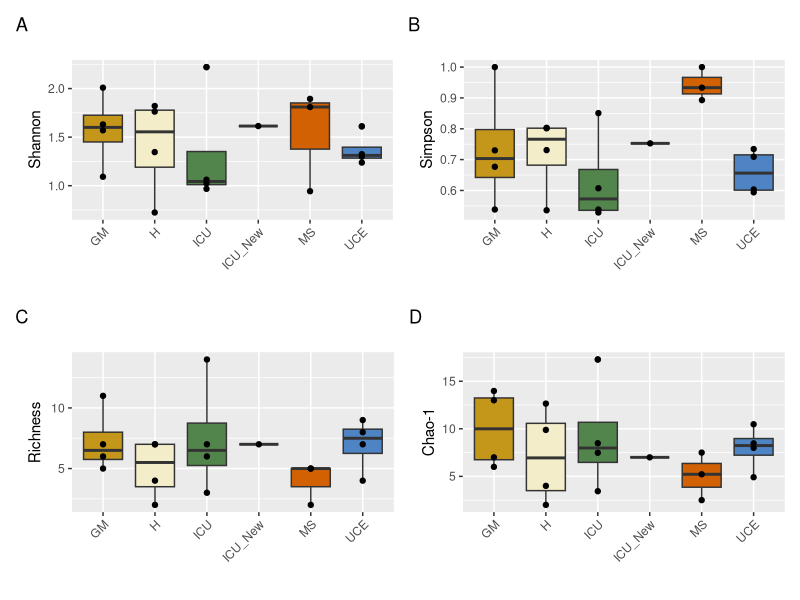
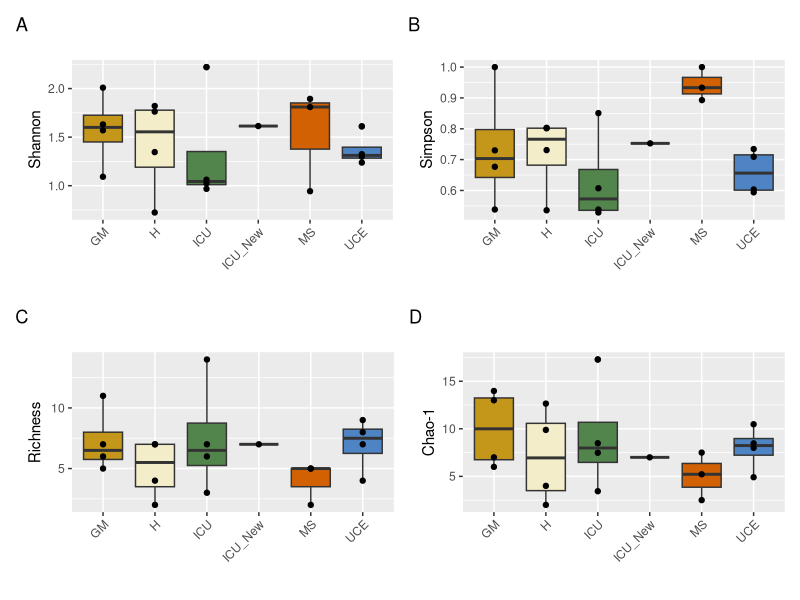
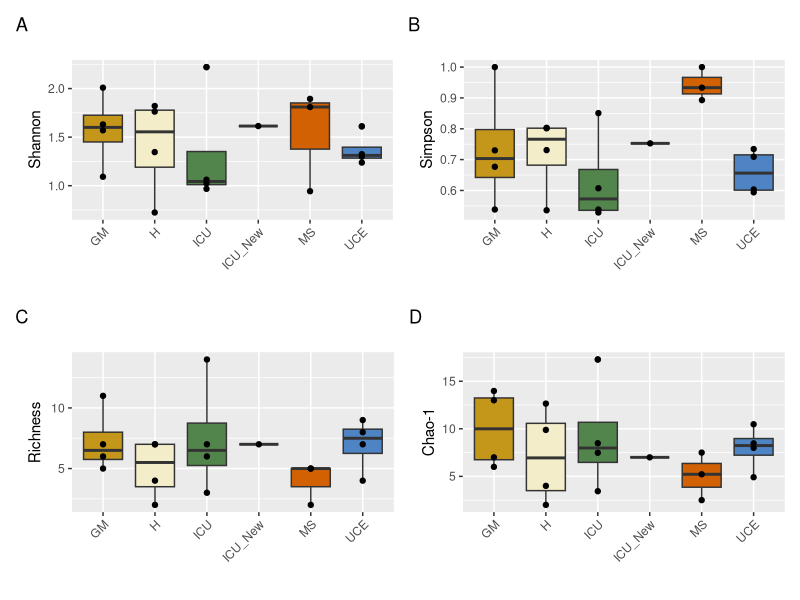
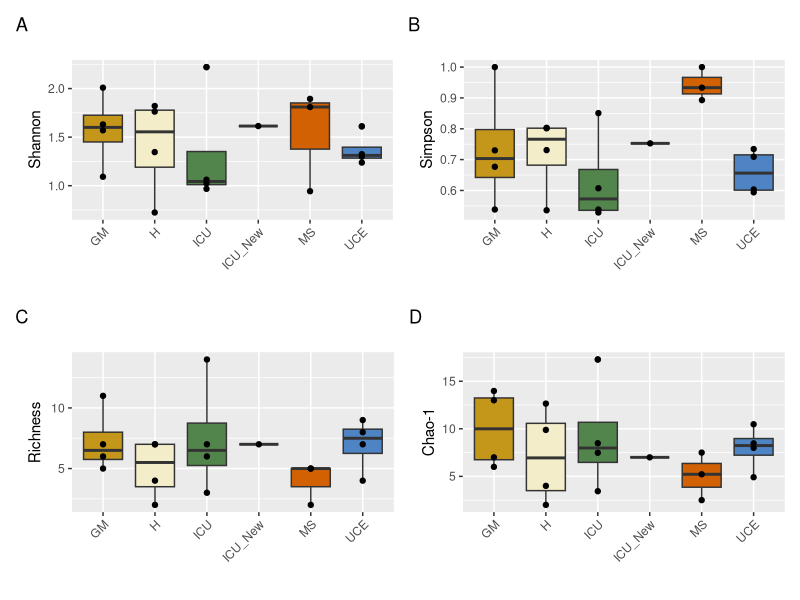

Recreate these plots in R, in order.
# Load required libraries
library(readxl)
library(ggplot2)
library(vegan)
library(patchwork)

# Read data
divInd <- read_excel("Data/DiversityIndexes.xlsx")

# Extract community data
data_alphadiv <- divInd[, 1:ncol(divInd)]

# Define color palette for box plots
boxplot_colors <- c("#C4961A", "#F4EDCA", "#52854C", "#C3D7A4", "#D16103", "#4E84C4")

# Create a custom function for boxplots
create_boxplot <- function(data, y_var, y_label, tag_label) {
  ggplot(data, aes(x = Ward, y = !!sym(y_var))) +
    geom_boxplot(fill = boxplot_colors) +
    geom_point() +
    labs(title = '', x = '', y = y_label, tag = tag_label) +
    theme(axis.text.x = element_text(angle = 45, hjust = 1),
          plot.title = element_text(hjust = 0.5, size = 14))
}

# Generate plots for different alpha diversity indices
P1 <- create_boxplot(data_alphadiv, 'Shannon_H', 'Shannon', 'A')
P2 <- create_boxplot(data_alphadiv, 'Simpson', 'Simpson', 'B')
P3 <- create_boxplot(data_alphadiv, 'Taxa_S', 'Richness', 'C')
P4 <- create_boxplot(data_alphadiv, 'Chao1', 'Chao-1', 'D')

# Combine plots using patchwork
combined_plots <- (P1 | P2) / (P3 | P4)

# Save the combined plots as a PNG file 
ggsave("output/alpha_diversity_plots.png", combined_plots, width = 10, height = 8, dpi = 300)
ggsave("output/alpha_diversity_plots.tiff", combined_plots, width = 10, height = 8, dpi = 300)
ggsave("output/alpha_diversity_plots.svg", combined_plots, width = 10, height = 8)

# Print combined plots
print(combined_plots)

# Perform ANOVA for Shannon Index by ward
shannon_anova <- summary(aov(Shannon_H ~ Ward, data = data_alphadiv))
print(shannon_anova)

# Perform ANOVA for Shannon Index by Sampling
sampling_anova <- summary(aov(Shannon_H ~ Sampling, data = data_alphadiv))
print(sampling_anova)

